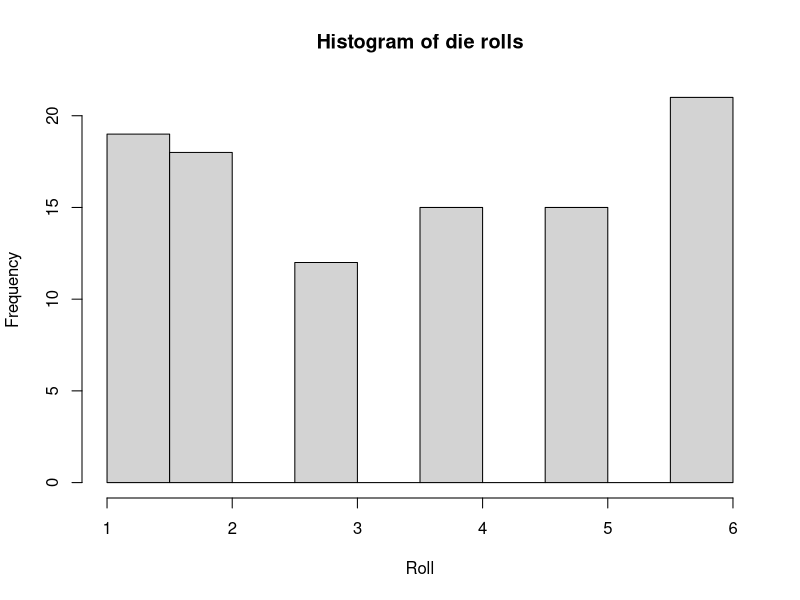

Source code (R):
## ---- chunk 1
library(tidyverse)
library(readr)
## ---- chunk 2
set.seed(1)
dist = sample(c(1:6),100,replace=TRUE)
dist
hist(dist, main = "Histogram of die rolls", xlab = "Roll")
## ---- chunk 3
s2 = var(dist)
s2
## ---- chunk 4
set.seed(1)
dist2 = sample(c(1:6),1000000,replace=TRUE)
m2 = mean(dist2)
m2
v2 = var(dist2)
v2
## ---- chunk 5
sample = c(1,1,2,3,5,1,3,3,2,0)
m = mean(sample)
m
var = var(c(1,1,2,3,5,1,3,3,2,0))
var
